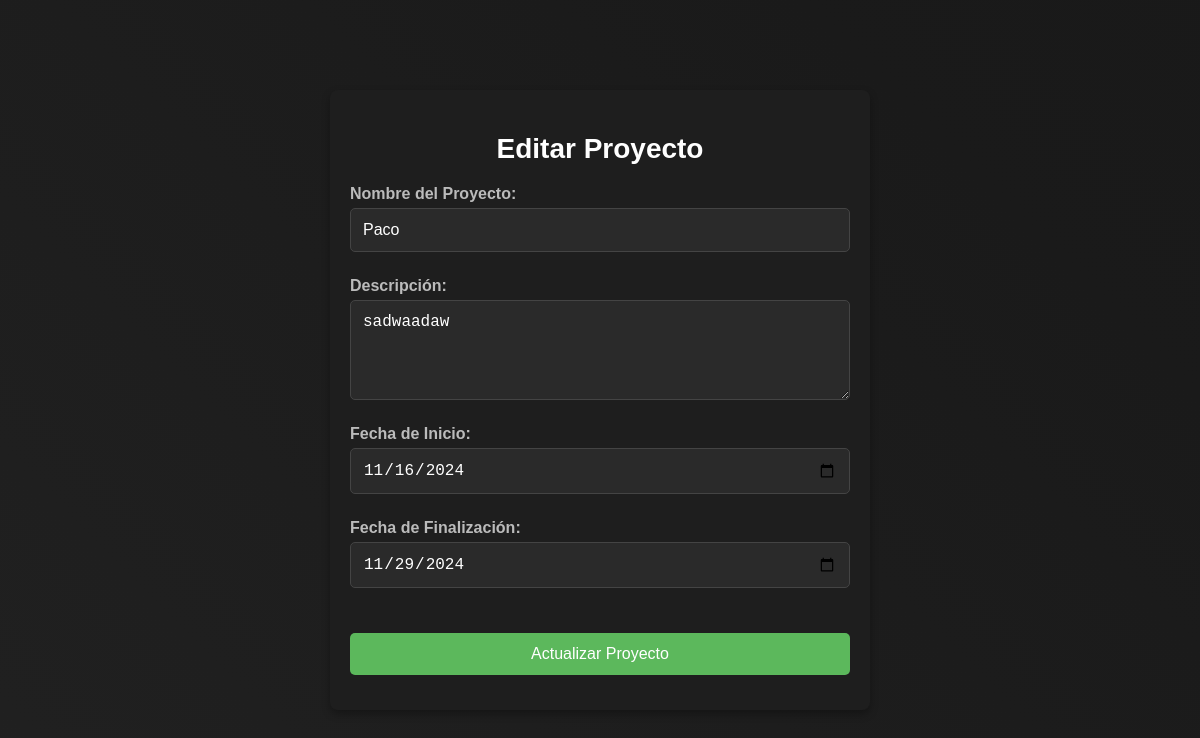
The page /formulariosproyectos?id=5 (signed in) on the database its author committed.
### tables this page shows
CREATE TABLE proyecto(id_proyecto INTEGER PRIMARY KEY, nombre TEXT, descripcion TEXT, fecha_inicio DATE, fecha_final DATE);

### main.py (the view, shortened to what this page needs)
@app.route('/formulariosproyectos', methods=['GET', 'POST'])
def crear_proyecto():
    usuario = session.get('usuario', {})
    if not usuario or usuario.get('tipo_usuario') != "Admin":
        return redirect(url_for('index'))
    base_de_datos = "basededatos/greenscape.db"
    conexion = Conexion(base_de_datos)
    usuario_obj = conexion.buscar_usuario_por_id(usuario.get('id', None))
    proyecto_objeto = None  # Inicializamos la variable para pasarla al formulario
    id_p = request.args.get('id')
    if id_p:
        proyectos = conexion.mostrar_proyectos()
        for proyecto in proyectos:
            if proyecto[0] == int(id_p):
                proyecto_objeto = Proyecto(
                    id_proyecto=proyecto[0],
                    nombre=proyecto[1],
                    descripcion=proyecto[2],
                    fecha_inicio=proyecto[3],
                    fecha_final=proyecto[4]
                )
                break
    return render_template('formularioProyectos.html', usuario=usuario_obj, proyecto=proyecto_objeto)

### basededatos/conexion.py (called while the page is built)
    def mostrar_proyectos(self):
        self.cursor.execute("SELECT id_proyecto, nombre, descripcion, fecha_inicio, fecha_final FROM proyecto")
        proyectos = self.cursor.fetchall()
        return proyectos

    def buscar_usuario_por_id(self, id_usuario):
        from modelo.Usuario import Usuario
        self.cursor.execute("SELECT id_usuario, nombre, telefono, password, email, tipo_usuario FROM usuario WHERE id_usuario = ?", (id_usuario,))
        usuario_data = self.cursor.fetchone()
        if usuario_data:
            usuario = Usuario(
                id_usuario=usuario_data[0],
                nombre=usuario_data[1],
                password=usuario_data[2],
                email=usuario_data[3],
                tipo_usuario=usuario_data[4],
                telefono=usuario_data[5]
            )
            return usuario
        return None

### templates/formularioProyectos.html (shortened to what this page needs)
<!DOCTYPE html>
<html lang="es">
<head>
    <link rel="stylesheet" href="{{ url_for('static', filename='css/formularioCrearrproyecto.css') }}">
</head>
<body>
    <div class="login-container">
        <h2>{{ 'Editar Proyecto' if proyecto else 'Crear Proyecto' }}</h2>
        <form method="POST" action="/formulariosproyectos">
            <div class="form-group">
                <label for="nombre">Nombre del Proyecto:</label>
                <input type="text" id="nombre" name="nombre" value="{{ proyecto._nombre if proyecto else '' }}" required>
            </div>
            <div class="form-group">
                <label for="descripcion">Descripción:</label>
                <textarea id="descripcion" name="descripcion" rows="4" required>{{ proyecto._descripcion if proyecto else '' }}</textarea>
            </div>
            <div class="form-group">
                <label for="fecha_inicio">Fecha de Inicio:</label>
                <input type="date" id="fecha_inicio" name="fecha_inicio" value="{{ proyecto._fecha_inicio if proyecto else '' }}" required>
            </div>
            <div class="form-group">
                <label for="fecha_final">Fecha de Finalización:</label>
                <input type="date" id="fecha_final" name="fecha_final" value="{{ proyecto._fecha_final if proyecto else '' }}" required>
            </div>
            <div class="form-group">
                <button type="submit" class="submit-button">{{ 'Actualizar Proyecto' if proyecto else 'Crear Proyecto' }}</button>
            </div>
        </form>
    </div>
</body>
</html>

### static/css/formularioCrearrproyecto.css (style rules this page uses)
body { font-family: Arial, sans-serif; background-color: #121212; color: #e0e0e0; display: flex; justify-content: center; align-items: center; height: 100vh; margin: 0; overflow: hidden; position: relative; background: linear-gradient(45deg, #2a2a2a, #1a1a1a, #121212); background-size: 400% 400%; animation: gradientBG 10s ease infinite; }
.login-container { width: 90%; max-width: 500px; padding: 20px; background-color: #1e1e1e; box-shadow: 0 4px 8px rgba(0, 0, 0, 0.3); border-radius: 8px; text-align: center; position: relative; z-index: 1; }
h2 { margin-bottom: 20px; color: #fff; font-size: 28px; }
.form-group { display: flex; flex-direction: column; align-items: flex-start; margin-bottom: 15px; }
.form-group label { font-weight: bold; color: #bbb; margin-bottom: 5px; }
.form-group input, .form-group textarea { width: 100%; padding: 12px; border: 1px solid #444; border-radius: 5px; font-size: 16px; background-color: #2a2a2a; color: #fff; margin-bottom: 10px; box-sizing: border-box; }
.form-group textarea { resize: vertical; min-height: 100px; }
.submit-button { width: 100%; padding: 12px; background-color: #5cb85c; color: white; font-size: 16px; border: none; border-radius: 5px; cursor: pointer; transition: background-color 0.3s; margin-top: 20px; }

### rows shown on the page
proyecto: nombre "Paco", descripcion "sadwaadaw", fecha_inicio "11/16/2024", fecha_final "11/29/2024"

### other values the page prints
{{ 'Editar Proyecto' if proyecto else 'Crear Proyecto' }} "Editar Proyecto"
{{ 'Actualizar Proyecto' if proyecto else 'Crear Proyecto' }} "Actualizar Proyecto"
